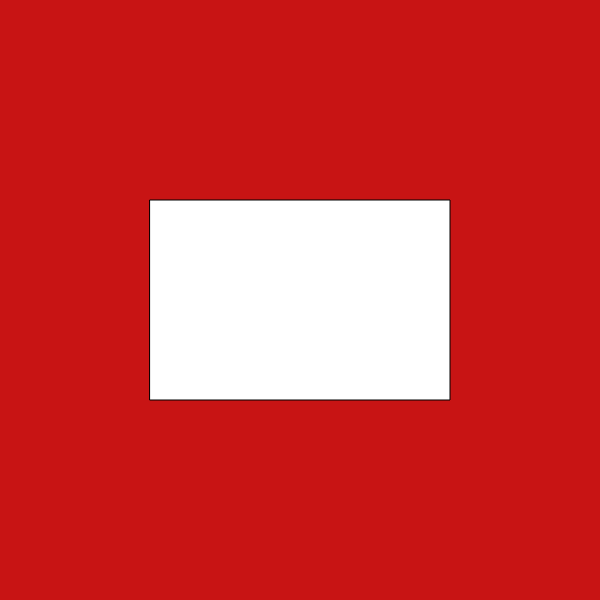
Frame 1 (no input)
Frame 60 (no input): identical to frame 1, image omitted
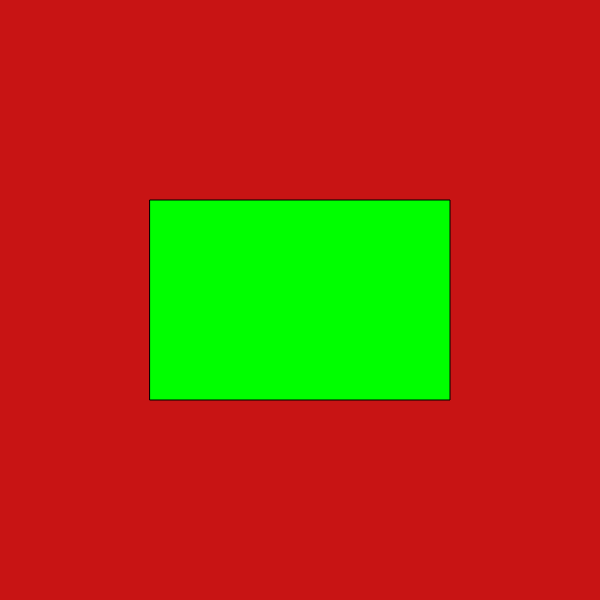
Frame 120 (the mouse pressed at the canvas centre since frame 60)

The p5.js sketch that drew these frames (run headless with seeded random() and noise() and a simulated clock; from frame 60 on, the mouse is pressed at the canvas centre):

// p5.js sketch
// ── sketch.js
let xpos = 150;
let ypos = 200;

let rectWidth = 300;
let rectHeight = 200;

function setup() {
    createCanvas(600,600);
}

function draw() {
    background(200,20,20);
    rect(xpos, ypos, rectWidth, rectHeight);

    if((mouseX > xpos) && (mouseX < (xpos+rectWidth)) && (mouseY > ypos) && (mouseY < (ypos+rectHeight)))
    {
        fill(0,255,0);
    }
    else
    {
        fill(255);
    }

    // rect(mouseX,mouseY,50,50);
    // print(mouseX,mouseY);

    // logical operators
    // if(mouseX>width/2)
    // {
    //     if(mouseY > height/2)
    //     {  
    //         fill('blue');
    //     }
    //     else
    //     {
    //         fill('yellow')
    //     }
    // }
    // else
    // {
    //     if(mouseY>height/2)
    //     {
    //         fill('white');
    //     }
    //     else
    //     {
    //         fill('green');
    //     }
    // }
}
